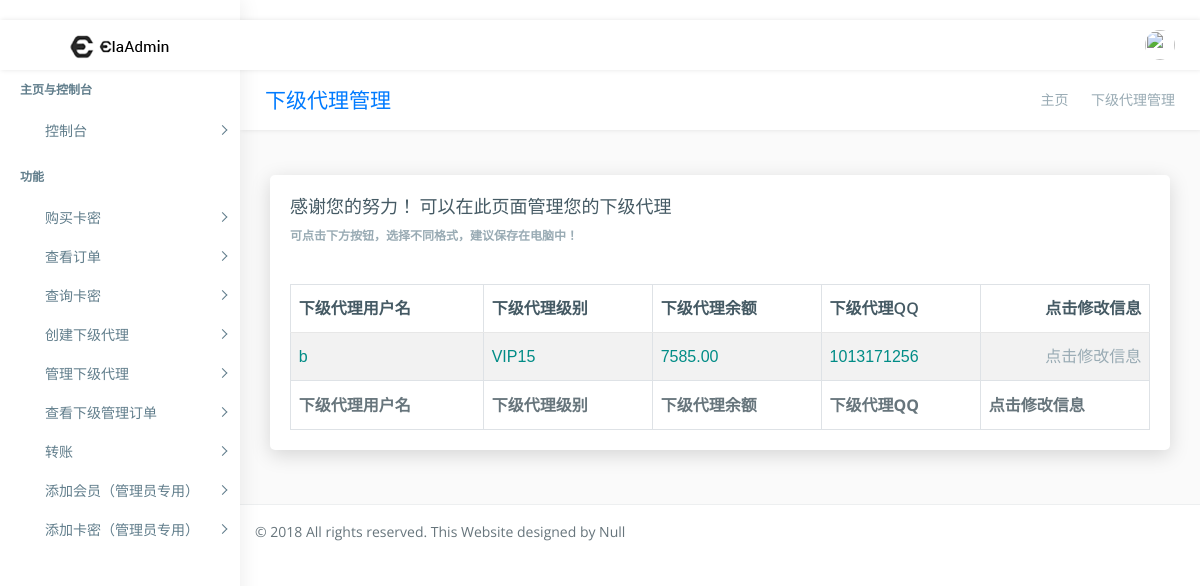
The page /check_all_down_proxy/ (signed in) on the database as committed earlier.
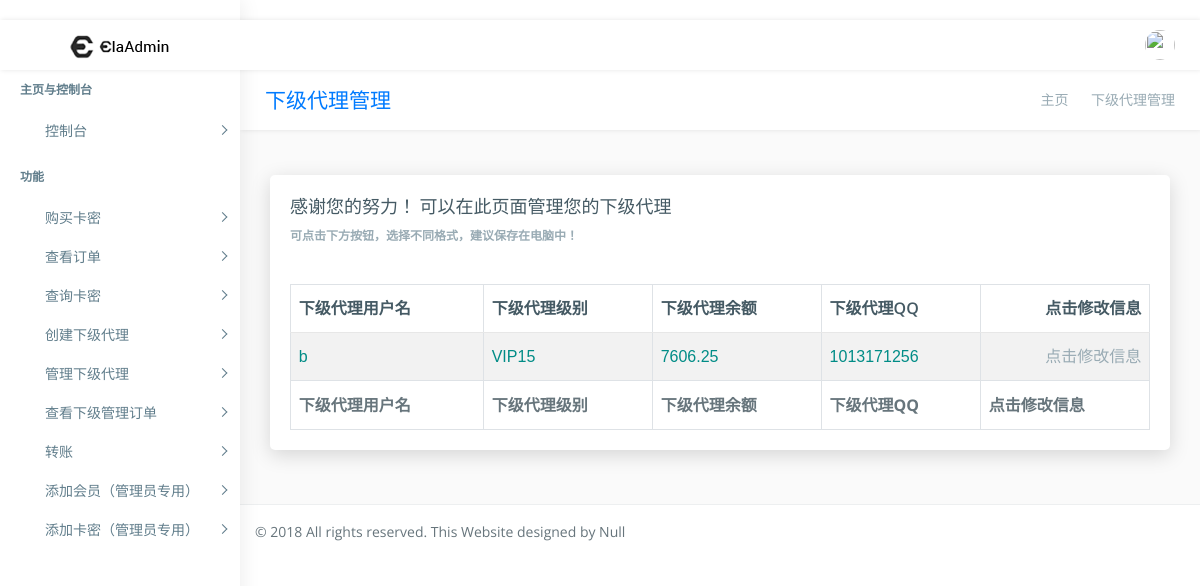
The same page on the database as committed later.
### main_app/models.py (models this page shows)
class Others_info(models.Model): #用户信息
    user = models.OneToOneField(User)
    balance = models.DecimalField(max_digits=8,decimal_places=2,verbose_name="用户余额",default=0.00)
    ad = models.CharField(verbose_name="代理广告",max_length=30,default= get1_Code())
    TOKEN = models.CharField(verbose_name="API密链",max_length=15,default=get1_Code())
    level = models.PositiveIntegerField(verbose_name="等级",default=1)
    up_proxy = models.PositiveIntegerField(verbose_name="上级（默认为0，代表没有上级）",default=0)

### main_app/views/web/base_web.py (the view)
# urls.py: url(r'^check_all_down_proxy/$',check_all_down_proxy,name='check_all_down_proxy'), #查看所有下级代理
@login_required
def check_all_down_proxy(request): #查看所有下级代理
    user_id = request.user.id
    all_proxy_list = Others_info.objects.filter(up_proxy=user_id)
    context = {"all_proxy_list":all_proxy_list}
    return render(request,'proxy_list.html',context=context)

### templates/proxy_list.html (shortened to what this page needs)
{% extends "base.html" %}
{% load staticfiles %}
{% block wrapper %}
        <div class="page-wrapper">
            <div class="row page-titles">
                <div class="col-md-5 align-self-center">
                    <h3 class="text-primary">下级代理管理</h3> </div>
                <div class="col-md-7 align-self-center">
                    <ol class="breadcrumb">
                        <li class="breadcrumb-item"><a href="{% url "index" %}">主页</a></li>
                        <li class="breadcrumb-item active">下级代理管理</li>
                    </ol>
                </div>
            </div>
            <div class="container-fluid">
                <div class="row">
                    <div class="col-12">
                        <div class="card">
                            <div class="card-body">
                                <h4 class="card-title">感谢您的努力！ 可以在此页面管理您的下级代理</h4>
                                <h6 class="card-subtitle"><strong>可点击下方按钮，选择不同格式，建议保存在电脑中！</strong></h6>
                                <div class="table-responsive m-t-40">
                                    <table id="example23" class="display nowrap table table-hover table-striped table-bordered" cellspacing="0" width="100%">
                                        <thead>
                                            <tr>
                                                <th>下级代理用户名</th>
                                                <th>下级代理级别</th>
                                                <th>下级代理余额</th>
                                                <th>下级代理QQ</th>
                                                <th>点击修改信息</th>
                                            </tr>
                                        </thead>
                                        <tfoot>
                                            <tr>
                                                <th>下级代理用户名</th>
                                                <th>下级代理级别</th>
                                                <th>下级代理余额</th>
                                                <th>下级代理QQ</th>
                                                <th>点击修改信息</th>
                                            </tr>
                                        </tfoot>
                                        <tbody>
                                        {% if all_proxy_list %}
                                        {% for i in all_proxy_list %}
                                            <tr>
                                                <td style="color: #008c86">{{ i.user.username }}</td>
                                                <td style="color: #008c86">VIP{{ i.level }}</td>
                                                <td style="color: #008c86">{{ i.balance}}</td>
                                                <td style="color: #008c86">{{ i.user.email }}</td>
                                                <td><a href="{% url "change_down_proxy_info" i.user.id %}">点击修改信息</a></td>
                                            </tr>
                                        {% endfor %}
                                        {% endif %}
                                        </tbody>
                                    </table>
                                </div>
                            </div>
                        </div>
                    </div>
                </div>
            </div>
{% endblock wrapper %}

Rows that differ between the two databases and show on the page:
changed Others_info: balance "7585.00" → "7606.25"
